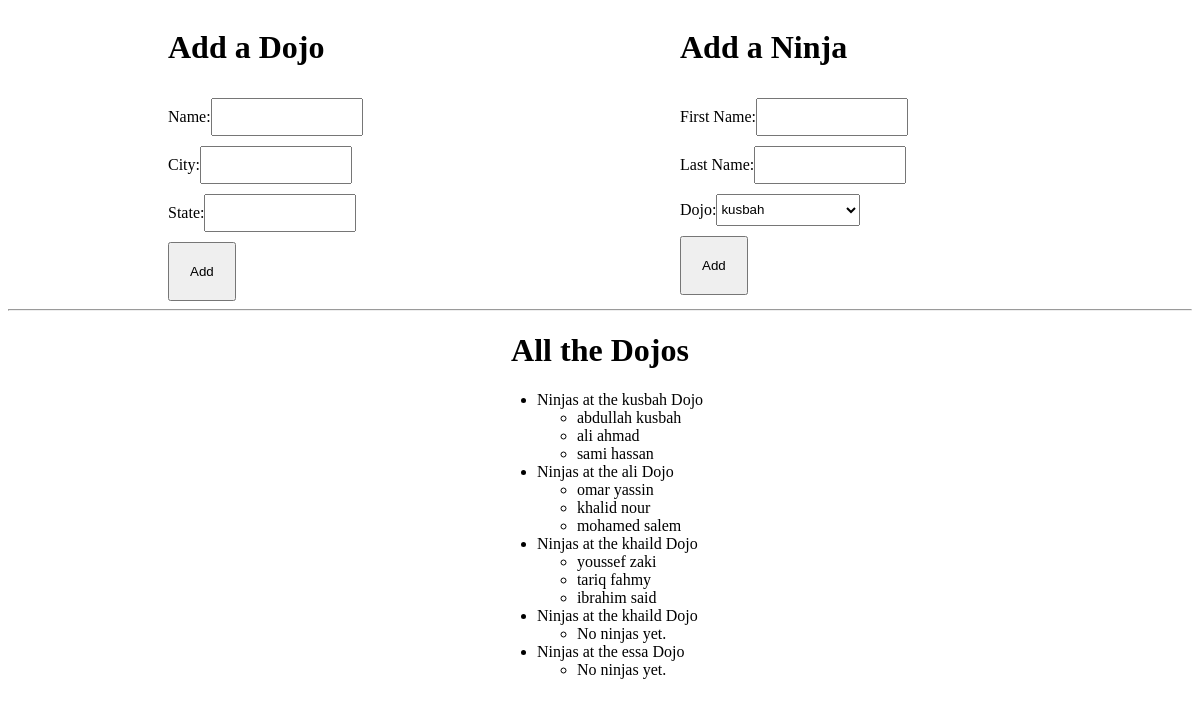
Before: / with the older database file.
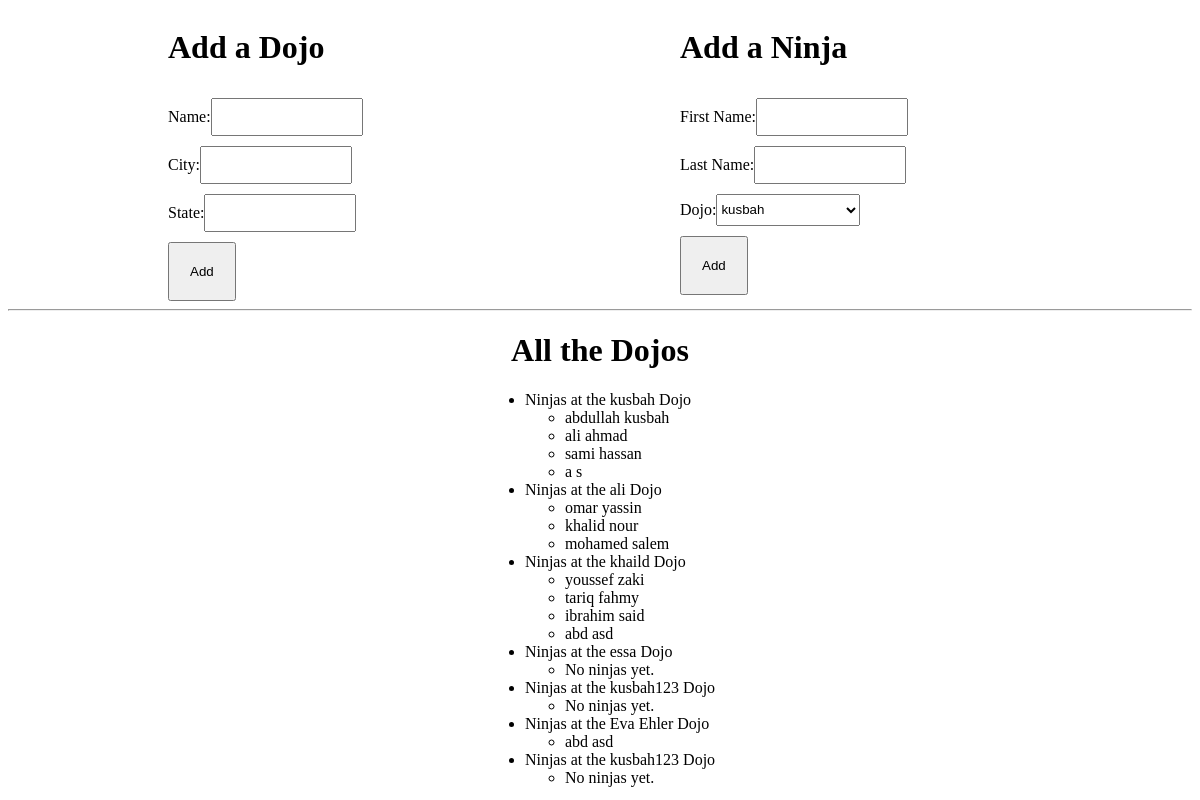
After: the same page with the newer database file.
### dojo_ninjas_app/models.py (models this page shows)
class Dojo(models.Model):
    name = models.CharField(max_length=255)
    city = models.CharField(max_length=255)
    state = models.CharField(max_length=2)
    desc = models.TextField(default="old dojo")

class Ninja(models.Model):
    dojo = models.ForeignKey(Dojo ,related_name="dojos",on_delete=models.CASCADE)
    first_name = models.CharField(max_length=255)
    last_name = models.CharField(max_length=255)

### dojo_ninjas_app/views.py (the view, shortened to what this page needs)
# urls.py: path('',views.index),
def index(request):
    context = {
        "ninja":Ninja.objects.all(),
        "dojos": Dojo.objects.all()
    }
    return render(request,"index.html",context)

### dojo_ninjas_app/templates/index.html (shortened to what this page needs)
<!DOCTYPE html>
<html lang="en">
<head>
</head>
<body>
    <div class="flex">
        <div class="flex1">
            <h1>Add a Dojo</h1>
            <form action="" method="post">
                <label for="name">Name:</label><input type="text" name="name" required><br>
                <label for="city">City:</label><input type="text" name="city" required><br>
                <label for="state">State:</label><input type="text" name="state" required><br>
                <button type="submit">Add</button>
            </form>
        </div>
        <div class="flex2">
            <h1>Add a Ninja</h1>
            <form action="" method="post">
                <label for="first_name">First Name:</label><input type="text" name="first_name" required><br>
                <label for="last_name">Last Name:</label><input type="text" name="last_name" required><br>
                <label for="dojo">Dojo:</label><select name="dojo" id="dojo">
                    {% for dojo in dojos %}
                    <option value="{{ dojo.id }}" >{{ dojo.name }}</option>
                    {% endfor %}
                </select><br>
                <button type="submit">Add</button>
            </form>
        </div>
    </div>
    <hr>
    <h1 style="text-align: center;">All the Dojos</h1>
    <div class="center" style=" margin: 0 auto;
    width: fit-content;">
    <ul>
        {% for dojo in dojos %}
        <li>Ninjas at the {{ dojo.name }} Dojo
            <ul>
                {% for ninja in dojo.dojos.all %}
                <li>{{ ninja.first_name }} {{ ninja.last_name }}</li>
                {% empty %}
                <li>No ninjas yet.</li>
                {% endfor %}
            </ul>
        </li>
        {% endfor %} </ul>
    </div>
</body>
</html>

### dojo_ninjas_app/templates/index.html (style rules this page uses)
.flex { display: flex; margin: 0 auto; margin-left: 10rem; }
.flex1 { flex: 1; }
.flex2 { flex: 1; }
input,select { margin-top: 10px; height: 2rem; width: 9rem; }
button { padding: 20px; margin-top: 10px; }

Changed rows visible on the page:
removed Dojo: name "khaild"
added Ninja: first_name "a", last_name "s", shown under Dojo "kusbah"
added Ninja: first_name "abd", last_name "asd", shown under Dojo "khaild"
added Dojo: name "kusbah123"
added Dojo: name "Eva Ehler"
added Ninja: first_name "abd", last_name "asd", shown under "Eva Ehler"
added Dojo: name "kusbah123"
